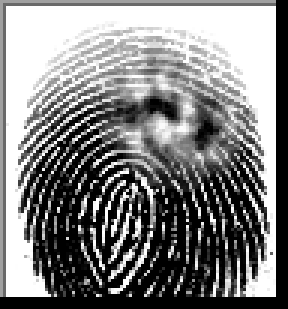
#> input picture FingerprintExample/CrimeScene_Fingerprint.BMP, 96 x 103 px, found by its file name (shown 3 times larger)
$ python Fingerprint_analysis.py
#> lines starting #> are read from the running program, lines starting #| are printed output that depends on the picture
import os
import cv2

folder = "FingerprintExample\Suspect_Fingerprints"

# Load Evidence (Distored Fingerprint)
suspect_file = cv2.imread("CrimeScene_Fingerprint.bmp")
#> suspect_file is the input picture: shape (103, 96, 3); min 0, max 255, mean 129.4


# ORB: Oriented FAST and Rotated BRIEF
# Tool used for imaage matching and feature detection.
orb = cv2.ORB_create(nfeatures=1000)

# Evidence features and their descriptors
e_kp, e_des = orb.detectAndCompute(suspect_file, None)
#> e_kp = 131 keypoints; strongest (x, y, size): (41, 61, 31), (44, 63, 31), (46, 58, 31), (40, 57, 31)


# Brute-force matcher for ORB (binary descriptors)
bf = cv2.BFMatcher(cv2.NORM_HAMMING, crossCheck=True)

# Variables to track the best match
best_path = None
best_score = -1
best_img = None
best_kp = None
best_matches = None

# Loop through each fingerprint in the folder and compare with the evidence
for name in os.listdir(folder):
    path = os.path.join(folder, name)
    img = cv2.imread(path)
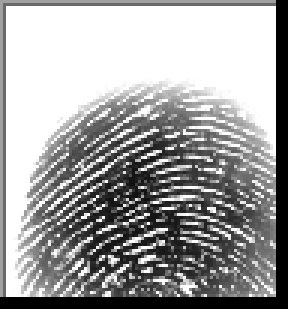
#> input picture FingerprintExample/Suspect_Fingerprints/Aaron.BMP, 96 x 103 px, found by its file name (shown 3 times larger)
#> img is the input picture: shape (103, 96, 3); min 0, max 255, mean 160.2

    #Features for the current fingerprint being observed
    kp, des = orb.detectAndCompute(img, None)
#> kp = 126 keypoints; strongest (x, y, size): (32, 69, 31), (48, 68, 31), (56, 49, 31), (61, 71, 31)
    if des is None: # No features found in the current image, skip it
        score = 0
        matches = []
    else:
        #Compare each descriptor of the evidence with the current fingerprint's descriptors
        matches = bf.match(e_des, des)
#> matches = 27 matches
        #Sort best to worst matches based on distance (lower is better)
        matches = sorted(matches, key=lambda m: m.distance)

        # "Good" matches = simple distance threshold (tweak if needed)
        good = [m for m in matches if m.distance < 60]
#> good = 4 matches
        score = len(good)
#> score = 4

    print(f"{name}: good_matches={score}")
#| Aaron.BMP: good_matches=4

    # Update best match if current score is higher
    if score > best_score:
        best_score = score
#> best_score = 4
        best_path = path
        best_img = img
        best_kp = kp
#> best_kp has the same summary as kp
        best_matches = good
#> best_matches = 4 matches

print("\nBest match:", best_path)
print("Score:", best_score)
#| Score: 4

# Optional: Showing matches visually
vis = cv2.drawMatches(
    suspect_file, e_kp,
    best_img, best_kp,
    best_matches[:50],
    None,
    flags=cv2.DrawMatchesFlags_NOT_DRAW_SINGLE_POINTS
)
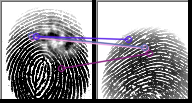
#> vis: shape (103, 192, 3); mean B, G, R 146.8, 143.1, 145.1
cv2.imshow("ORB matches", vis)
cv2.waitKey(0)
cv2.destroyAllWindows()
